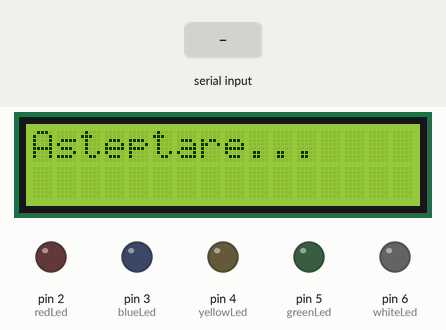
Simulated run of this sketch. Board: Arduino Uno, built with avr-gcc and run on an emulated ATmega328P. On the bench: 16×2 character LCD, output pins drawn as LEDs (lit = HIGH). The inputs (shaded band) are chosen by the test bench.

Above: at 1.2 s.
1.3 s: "start||45\n" received over the second serial link
At 2.1 s:
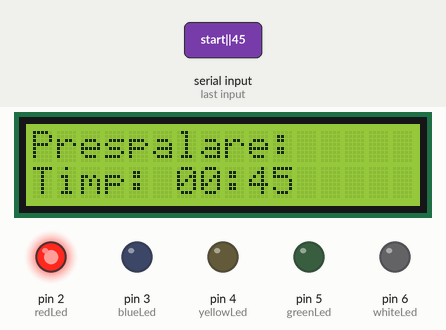
4.3 s: "start|\n" received over the second serial link
At 5.8 s:
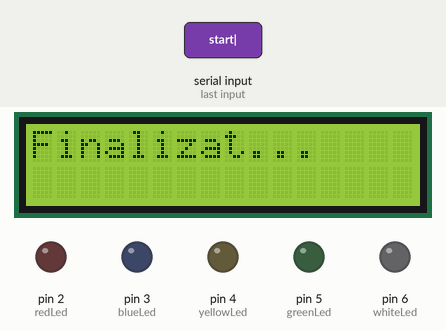
7.3 s: "start|90\n" received over the second serial link
Timing chart, 0 to 10.3 s (numbered marks = the images above; inputs shaded):
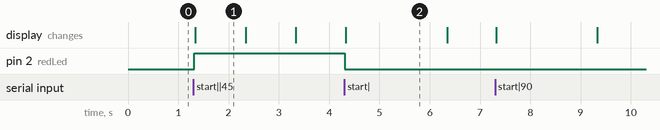

Measured:
- after the input at 1.3 s, pin 2 (redLed): LOW → HIGH at once; the display: changes at once (image 1)
- after the input at 4.3 s, pin 2 (redLed): HIGH → LOW at once; the display: changes at once (image 2)
- what the display in image 1 shows lasts 1.0 s, from 1.3 s to 2.3 s
- what the display in image 2 shows lasts 2.0 s, from 4.3 s to 6.3 s

The sketch:

cod_leduri_LCD_spalatorie.ino
```cpp
#include <SoftwareSerial.h>
#include <Wire.h>
#include <LiquidCrystal_I2C.h>

SoftwareSerial BT(10, 11);  // RX, TX
LiquidCrystal_I2C lcd(0x27, 16, 2);

int redLed = 2;
int blueLed = 3;
int yellowLed = 4;
int greenLed = 5;
int whiteLed = 6;

String input = "";
bool running = false;
unsigned long timerStart = 0;
int duration = 0;
String programName = "";

String programe[] = {
  "Prespalare:",
  "Spuma activa:",
  "Clatire:",
  "Ceara lichida:",
  "Uscare finala:"
};

void setup() {
  Serial.begin(9600);
  BT.begin(9600);
  lcd.init();
  lcd.backlight();
  lcd.setCursor(0, 0);
  lcd.print("Asteptare...");

  pinMode(redLed, OUTPUT);
  pinMode(blueLed, OUTPUT);
  pinMode(yellowLed, OUTPUT);
  pinMode(greenLed, OUTPUT);
  pinMode(whiteLed, OUTPUT);
}

void loop() {
  if (BT.available()) {
    char c = BT.read();
    if (c == '\n') {
      processCommand(input);
      input = "";
    } else {
      input += c;
    }
  }

  if (running && millis() - timerStart < duration * 1000UL) {
    static unsigned long lastUpdate = 0;
    if (millis() - lastUpdate >= 1000) {
      lastUpdate = millis();
      int timeLeft = duration - (millis() - timerStart) / 1000;
      int min = timeLeft / 60;
      int sec = timeLeft % 60;

      // Actualizează LCD
      lcd.setCursor(0, 0);
      lcd.print(programName.substring(0, 16));
      lcd.setCursor(0, 1);
      lcd.print("Timp: ");
      if (min < 10) lcd.print("0");
      lcd.print(min);
      lcd.print(":");
      if (sec < 10) lcd.print("0");
      lcd.print(sec);
      lcd.print("   ");
    }
  } else if (running) {
    stopAll();
    lcd.clear();
    lcd.setCursor(0, 0);
    lcd.print("Finalizat...");
    delay(2000);
    lcd.clear();
    lcd.print("Asteptare...");

    running = false;
  }
}


void processCommand(String cmd) {
  if (cmd.startsWith("start|")) {
    int index1 = cmd.indexOf('|');
    int index2 = cmd.indexOf('|', index1 + 1);
    int progIndex = cmd.substring(index1 + 1, index2).toInt();
    duration = cmd.substring(index2 + 1).toInt();
    programName = programe[progIndex];

    lcd.clear();

    lcd.setCursor(0, 1);
    lcd.print(programName.substring(0, 16));

    startProgram(progIndex, duration);
  }
}

void startProgram(int index, int seconds) {
  stopAll();

  switch (index) {
    case 0: digitalWrite(redLed, HIGH); break;
    case 1: digitalWrite(blueLed, HIGH); break;
    case 2: digitalWrite(yellowLed, HIGH); break;
    case 3: digitalWrite(greenLed, HIGH); break;
    case 4: digitalWrite(whiteLed, HIGH); break;
  }

  timerStart = millis();
  running = true;
}

void stopAll() {
  digitalWrite(redLed, LOW);
  digitalWrite(blueLed, LOW);
  digitalWrite(yellowLed, LOW);
  digitalWrite(greenLed, LOW);
  digitalWrite(whiteLed, LOW);
}
```
